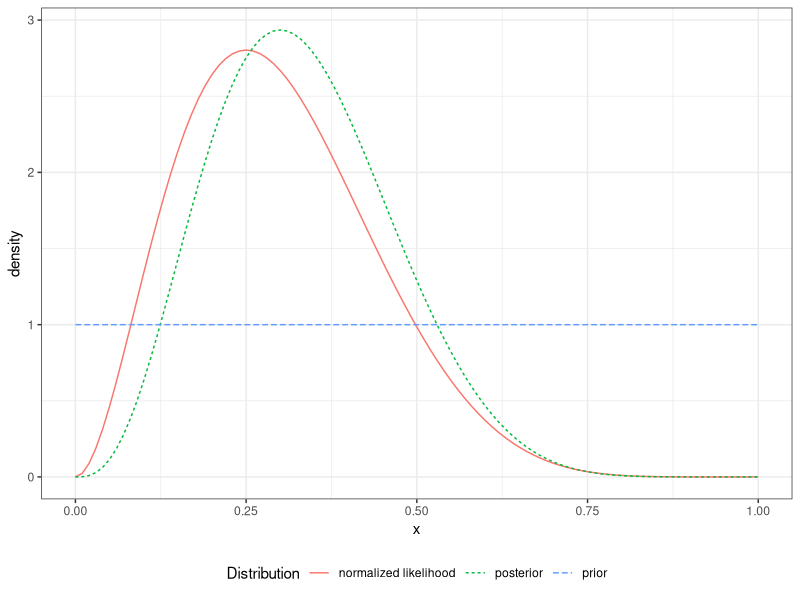
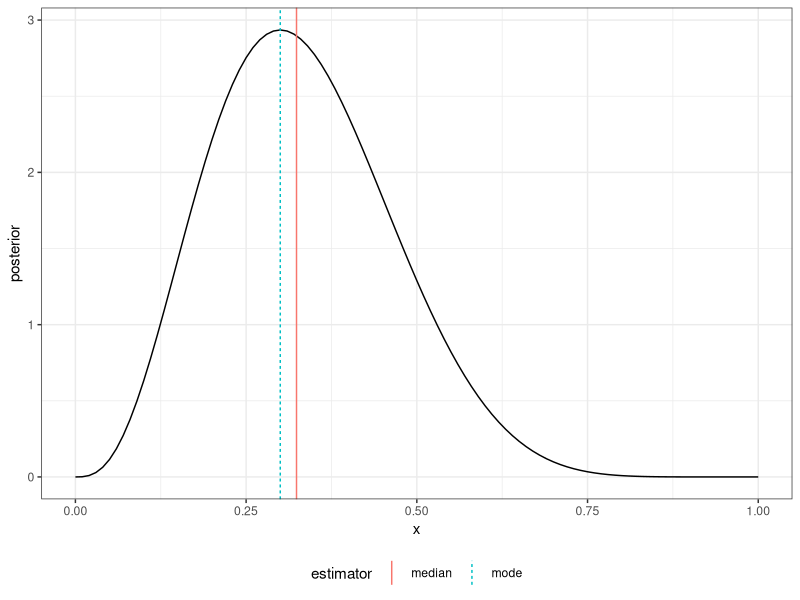
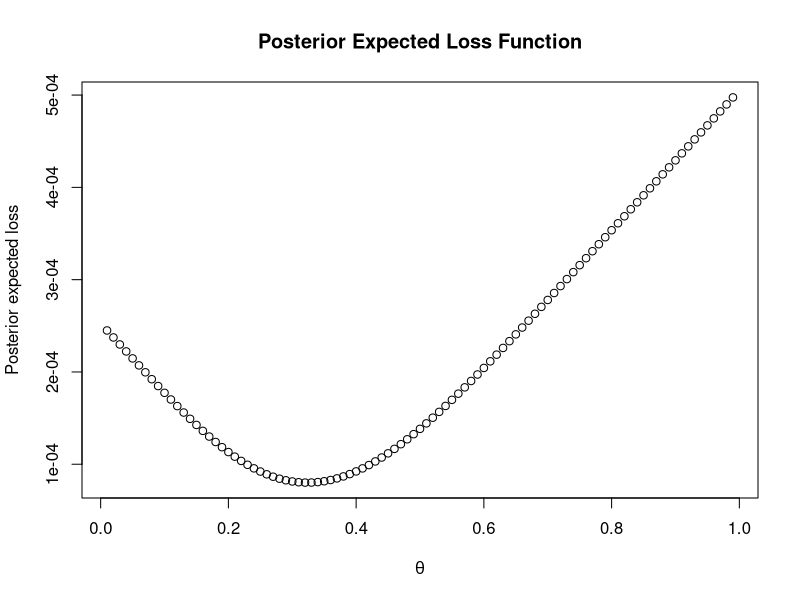
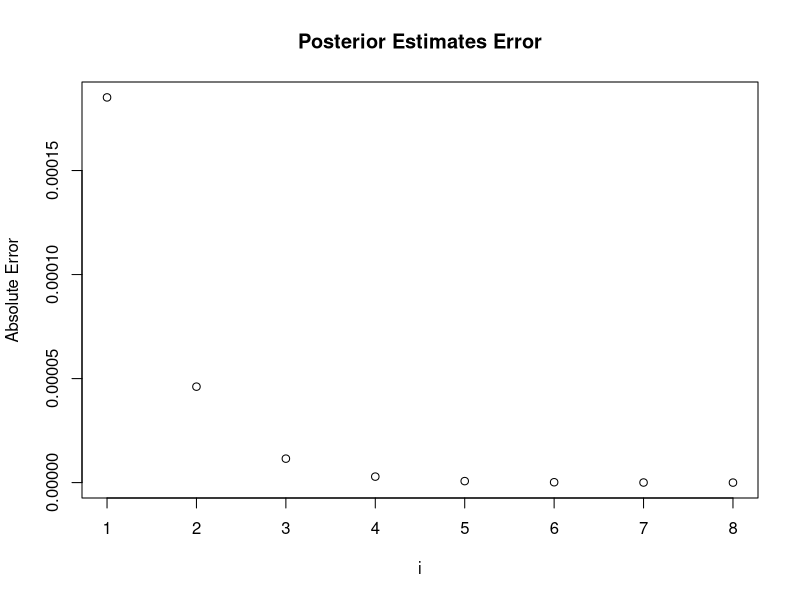
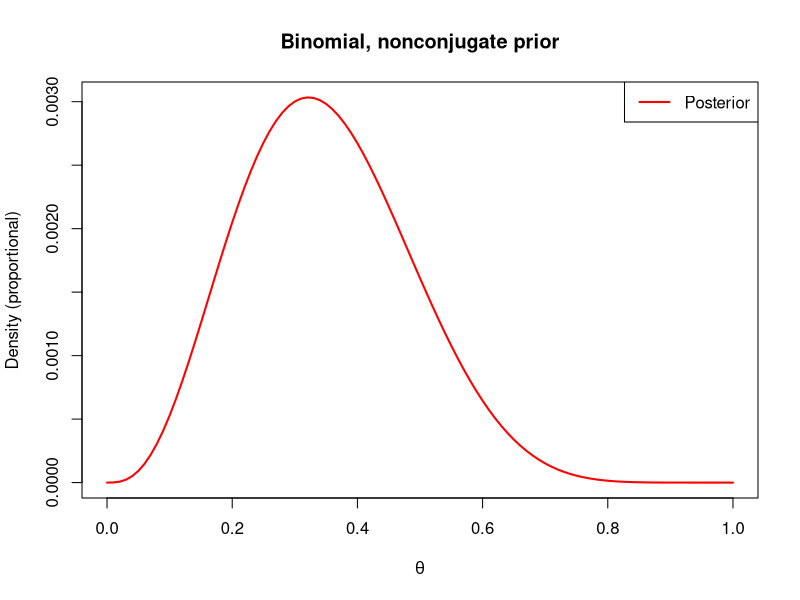
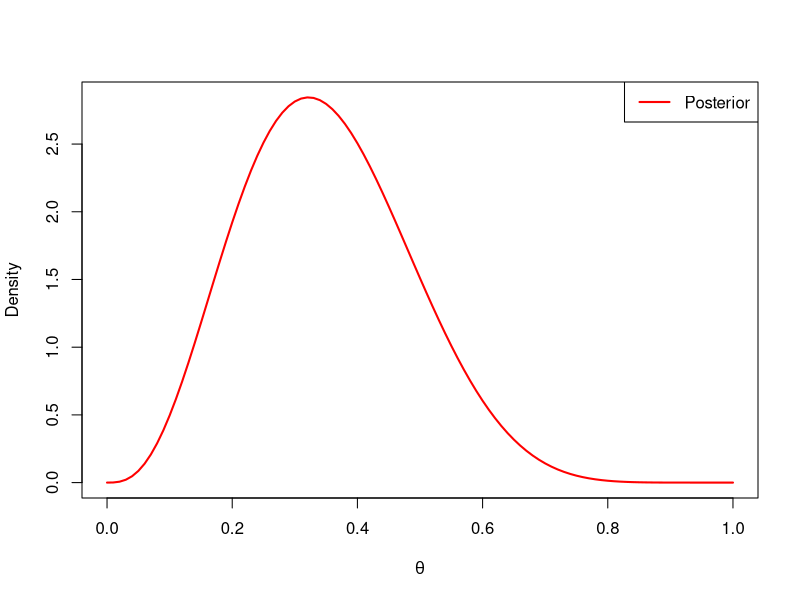
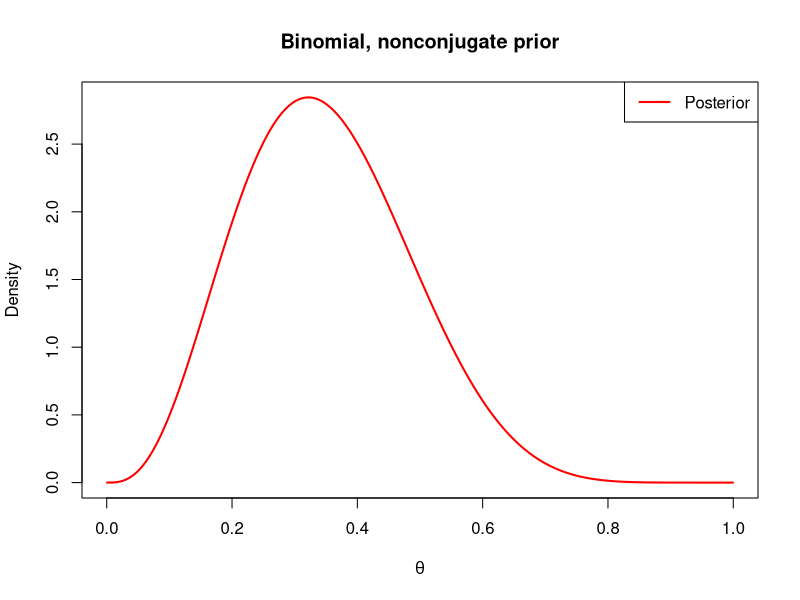
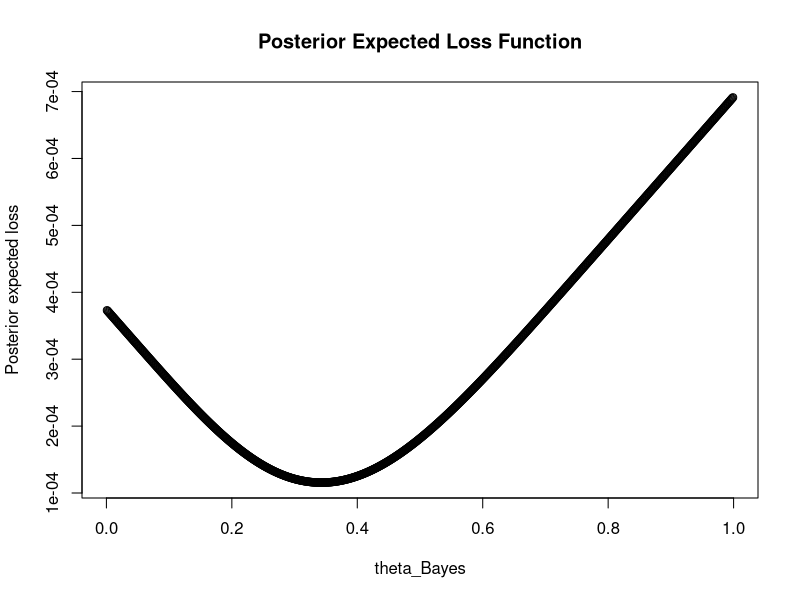

Reproduce these figures in R, in order.
## ----libraries, message=FALSE, warning=FALSE, cache=FALSE----------------
library("dplyr")
library("tidyr")
library("ggplot2")
library("pscl") 

## ----set_seed, echo=FALSE------------------------------------------------
set.seed(2)

## --------------------------Problem1-------------------------------

## ----data----------------------------------------------------------------
n = 10
y = 3
a = b = 1
d = data.frame(x = seq(0,1,by=0.01)) %>% 
  mutate(prior = dbeta(x,a,b),
         "normalized likelihood" = dbeta(x, y, n-y),
         posterior = dbeta(x, a+y, b+n-y))

m <- d %>%
  tidyr::gather(Distribution, density, -x)

ggplot(m, aes(x, density, group = Distribution, linetype = Distribution, color= Distribution)) +
  geom_line() +
  theme_bw() + 
  theme(legend.position="bottom") 

## ----estimates, dependson='data'-----------------------------------------
estimates = data.frame(median = qbeta(.5, a+y, b+n-y),
                       mode = (a+y-1)/(a+b+n-2)) #posterior median (Median) and posterior mode (MAP)

ggplot(d, aes(x, posterior, group = 1)) +
  geom_line() +
  geom_vline(data = estimates %>% gather(estimator, value), 
             aes(xintercept=value, color=estimator, linetype=estimator),
             show.legend = TRUE) +
  theme_bw() +
  theme(legend.position="bottom")

## ----Problem 1.1-----------------------------------------
theta_p1 = seq(0.01,0.99,by=0.01)
theta_p1_est <- c()
for (i in seq(1,99,by=1)) {
  f_p1 = function(theta, theta_1 = theta_p1[i]) {
    (theta-theta_1)*theta^(a+y-1)*(1-theta)^(b+n-y-1)
  }
  theta_p1_est = append(theta_p1_est, integrate(f_p1, theta_p1[i], 1)$value - integrate(f_p1, 0, theta_p1[i])$value)
}
theta_p1[which.min(theta_p1_est)] # the best solution of Bayes estimate
plot(theta_p1, theta_p1_est, main="Posterior Expected Loss Function", xlab=expression(theta), ylab="Posterior expected loss")

## ----problem 1.2-----------------------------------------
library("pscl") 
delta <- seq(1,8,by=1) 
interval <- 0.2 * 2^(-delta)
theta_list <- c()
for (i in delta) {theta_list = append(theta_list, mean(betaHPD(a+y,b+n-y,interval[i])))}
plot(delta, abs(theta_list - estimates$mode), main="Posterior Estimates Error", xlab="i", ylab="Absolute Error")


## --------Problem 1.3: Non-conjugate Prior--------------------------------------------
n = 10
y = 3
f = function(theta) {
  theta^y*(1-theta)^(n-y)*exp(theta)
}
curve(f, col="red", lwd=2, 
      main="Binomial, nonconjugate prior", ylab="Density (proportional)", xlab=expression(theta))
legend("topright", c("Posterior"), col=c("red"), lwd=2)

## ----integrate, dependson=c('data','plot_f'), echo=TRUE------------------
(i = integrate(f, 0, 1))

## ----nonconjugate_plot_normalized, dependson='integrate'-----------------
curve(f(x)/i$value, col='red', lwd=2, ylab="Density", xlab=expression(theta))
legend("topright", "Posterior", col='red', lwd=2)

## ----nonconjugate_grid, fig.width=9--------------------------------------
w = 0.001
theta = seq(w/2, 1-w/2, by=w)
d = f(theta)
d = d/sum(d)/w # probability or pdf (with w divided)
plot(theta, d, type="l", col="red", lwd=2,  
     main="Binomial, nonconjugate prior", ylab="Density", xlab=expression(theta))
legend("topright", "Posterior", col="red", lwd=2)

## ----estimates-----------------------------------------------------------
estimates_non = data.frame(median = theta[which(cumsum(d)*w>0.5)[1]-1],
                           mode = theta[which.max(d)])

## ----problem 1.3.1-----------------------------------------
theta_p2 = seq(0.001,0.999,by=0.001)
theta_p2_est <- c()
for (i in seq(1,999,by=1)) {
  f_p2 = function(theta, theta_2 = theta_p2[i]) {
    (theta-theta_2)*theta^y*(1-theta)^(n-y)*exp(theta)
  }
  theta_p2_est = append(theta_p2_est, integrate(f_p2, theta_p2[i], 1)$value - integrate(f_p2, 0, theta_p2[i])$value)
}
theta_p2[which.min(theta_p2_est)] # the best solution of Bayes estimate
plot(theta_p2, theta_p2_est, main="Posterior Expected Loss Function", xlab="theta_Bayes", ylab="Posterior expected loss")


## ----problem 1.3.2-----------------------------------------
delta_non <- seq(1,8,by=1) 
interval_non <- 0.1 * 2^(-delta_non)
theta_non_list <- c()
theta_max = (cumsum(d)*w)[which.max(d)]
for (i in delta_non) {
  theta_non_list = append(theta_non_list, mean(theta[c(which(cumsum(d)*w>theta_max-interval_non[i])[1]-1, which(cumsum(d)*w>theta_max+interval_non[i])[1])]))
}
plot(delta_non, abs(theta_non_list - estimates_non$mode), main="Posterior Estimates Error", xlab="i", ylab="Absolute Error")
